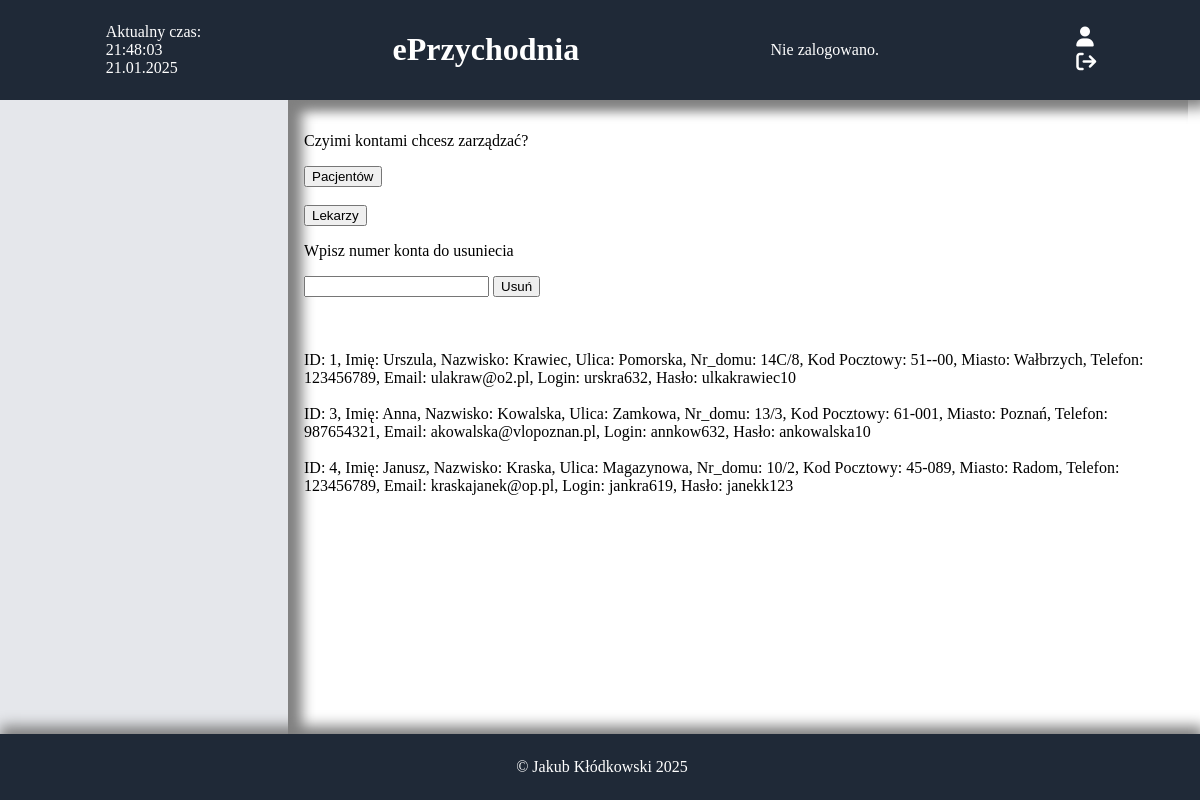
Page /zarzadzaj_kontami_pacjentow.php on the earlier database version.
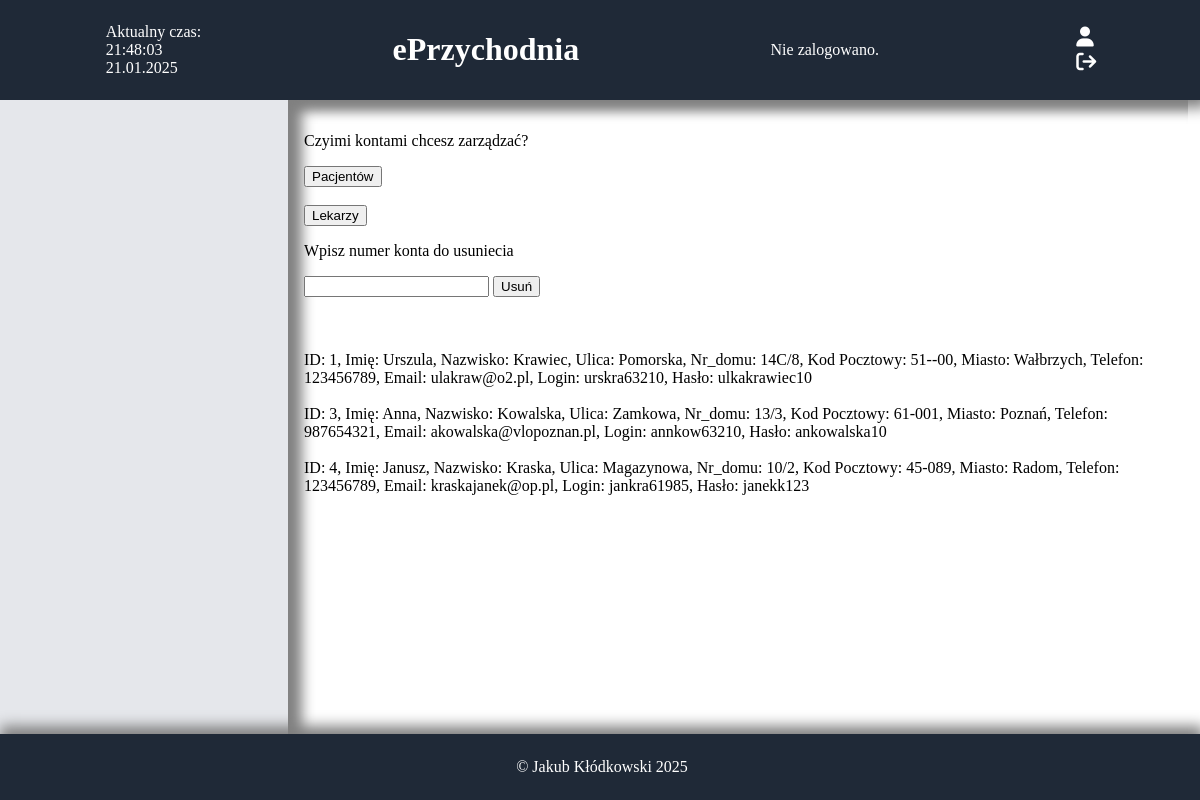
Same page on the later database version.
### tables this page shows
CREATE TABLE `pacjenci` (
  `id_pacjenta` int(10) UNSIGNED NOT NULL,
  `imie` varchar(100) DEFAULT NULL,
  `nazwisko` varchar(100) DEFAULT NULL,
  `ulica` varchar(100) DEFAULT NULL,
  `nr_domu` varchar(10) DEFAULT NULL,
  `kp` char(6) DEFAULT NULL,
  `miasto` varchar(100) DEFAULT NULL,
  `tel` char(9) DEFAULT NULL,
  `email` varchar(100) DEFAULT NULL,
  `PESEL` char(11) DEFAULT NULL,
  `login` char(11) DEFAULT NULL,
  `haslo` varchar(100) DEFAULT NULL
);

### zarzadzaj_kontami_pacjentow.php (the view, shortened to what this page needs)
<!DOCTYPE html>
<html lang="pl">
<head>
    <link rel="stylesheet" href="https://cdnjs.cloudflare.com/ajax/libs/font-awesome/6.4.2/css/all.min.css">
    <link rel="stylesheet" href="style.css">
</head>
<body>
    <header>
    <div id="data"></div>
        <h1 class="text-xl font-bold text-center flex-1"><a href="index.php">ePrzychodnia</a></h1>
        <?php
            $connect = mysqli_connect("localhost", "root", "", "eprzychodnia");
            $query0 = "SELECT `login` FROM `zalogowani` LIMIT 1";
            $result = mysqli_query($connect, $query0);
            if ($result && mysqli_num_rows($result) > 0) {
                $row = mysqli_fetch_assoc($result);
                $log = $row['login'];
                echo "Zalogowano jako: " . htmlspecialchars($log);
            } else {
                echo "Nie zalogowano.";
            }
        ?>
        <div>
        <form action="zaloguj.php">
    <button class="icon-button"><i class="fa-solid fa-user"></i></button>
</form>
<form action="wyloguj.php">
    <button class="icon-button"><i class="fa fa-sign-out"></i></button>
</form>
    </header>
    <div style="display: flex; flex: 1;">
        <nav>
        </nav>
        <main>
            <div class="index-content">
                <p>Czyimi kontami chcesz zarządzać?</p>
                <form action="zarzadzaj_kontami_pacjentow.php" method="post">
                    <input type="submit" value="Pacjentów">
                </form>
                <br>
                <form action="zarzadzaj_kontami_lekarzy.php" method="post">
                    <input type="submit" value="Lekarzy">
                </form>
                <p>Wpisz numer konta do usuniecia</p>
                <form action="usun_konto_pracownik.php" method="post">
                    <input type="number" name="id_konta" id="i0">
                    <input type="submit" value="Usuń">
                </form>
                <br>
                <br>
                <br>
                <?php
                    $connect = mysqli_connect("localhost", "root", "", "eprzychodnia");
                    $query0="select * from `pacjenci`";
                    $result0=mysqli_query($connect,$query0);
                    while($row=mysqli_fetch_assoc($result0)){
                        echo "ID: ".$row['id_pacjenta'].", Imię: ".$row['imie'].", Nazwisko: ".$row['nazwisko'].", Ulica: ".$row['ulica'].", Nr_domu: ".$row['nr_domu'].", Kod Pocztowy: ".$row['kp'].", Miasto: ".$row['miasto'].", Telefon: ".$row['tel'].", Email: ".$row['email'].", Login: ".$row['login'].", Hasło: ".$row['haslo']."<br><br>";
                    }
                ?>
            </div>
        </main>
    </div>
    <footer>
        <p>&copy; Jakub Kłódkowski 2025</p>
    </footer>
</body>
</html>

Differences in the rows shown:
changed pacjenci "Urszula": login "urskra632" → "urskra63210"
changed pacjenci "Anna": login "annkow632" → "annkow63210"
changed pacjenci "Janusz": login "jankra619" → "jankra61985"
